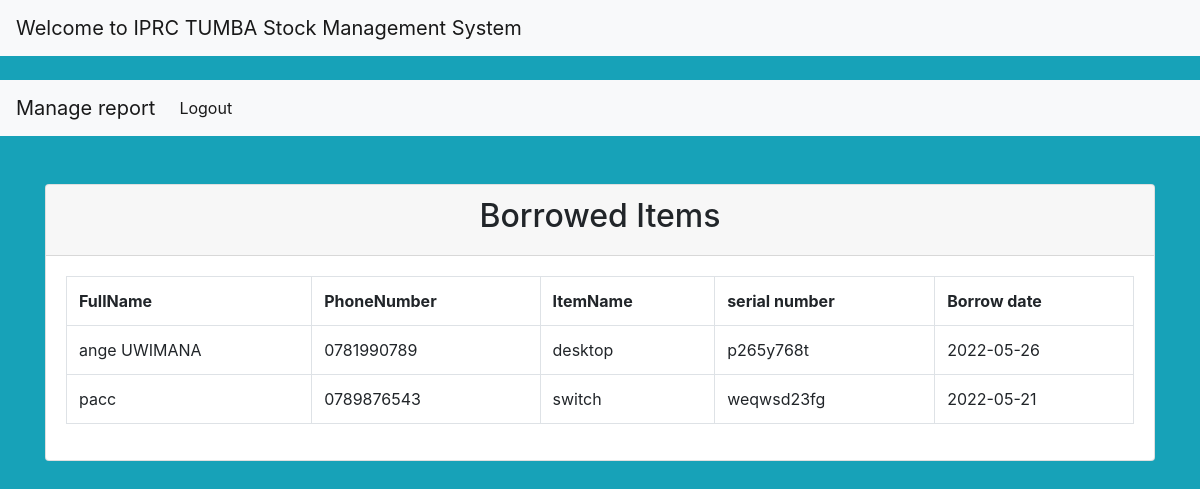
Screenshot of /view1.php with the database file from the repository.
### tables this page shows
CREATE TABLE `person` (
  `p_id` int(1) NOT NULL,
  `fullname` varchar(20) NOT NULL,
  `phonenumber` varchar(23) NOT NULL,
  `email` varchar(90) NOT NULL,
  `borrowdate` varchar(23) NOT NULL,
  `item_id` varchar(34) NOT NULL,
  `status` int(11) NOT NULL
);

CREATE TABLE `item_tbl` (
  `item_id` int(11) NOT NULL,
  `item_name` varchar(20) NOT NULL,
  `cost` int(20) NOT NULL,
  `enter_date` date NOT NULL,
  `serial_number` varchar(11) NOT NULL
);

### view1.php (the view)
<?php
require 'connect.php';
$sql = 'SELECT * FROM person,item_tbl WHERE person.item_id=item_tbl.item_id and status=0';
$statement = $connection->prepare($sql);
$statement->execute();
$item_tbl= $statement->fetchAll(PDO::FETCH_OBJ);
 ?>
<?php require 'header1.php'; ?><br>
<?php require 'header4.php'; ?>
<div class="container">
  <div class="card mt-5">
    <div class="card-header">
     <center> <h2>Borrowed Items </h2></center>
    </div>
    <div class="card-body">
      <table class="table table-bordered">
        <tr>
          <th>FullName</th>
          <th>PhoneNumber</th>
          <th>ItemName</th>
          <th>serial number</th>
          <th>Borrow date</th>
        </tr>
        <?php foreach($item_tbl as $st): ?>
          <tr>
            <td><?= $st->fullname; ?></td>
            <td><?= $st->phonenumber; ?></td>
            <td><?= $st->item_name; ?></td>
            <td><?= $st->serial_number; ?></td>
            <td><?= $st->borrowdate; ?></td>
          </tr>
        <?php endforeach; ?>
      </table>
    </div>
  </div>
</div>

### rows the page displays
person: fullname "ange UWIMANA", phonenumber "0781990789", item.item_name "desktop", item.serial_number "p265y768t", borrowdate "2022-05-26"
person: fullname "pacc", phonenumber "0789876543", item.item_name "switch", item.serial_number "weqwsd23fg", borrowdate "2022-05-21"
